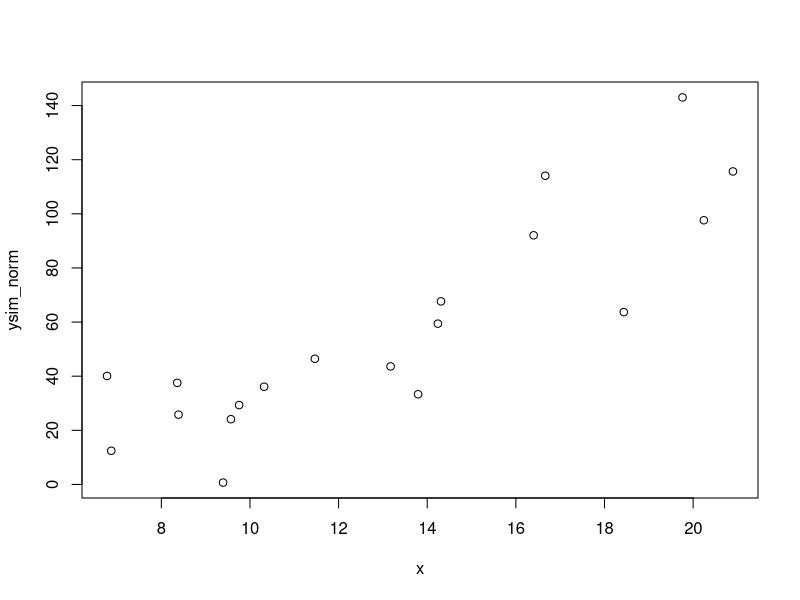
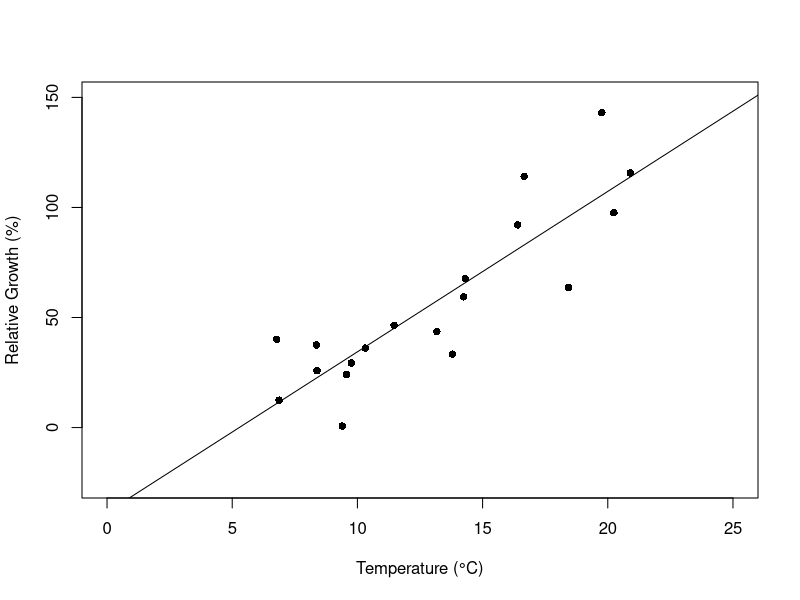
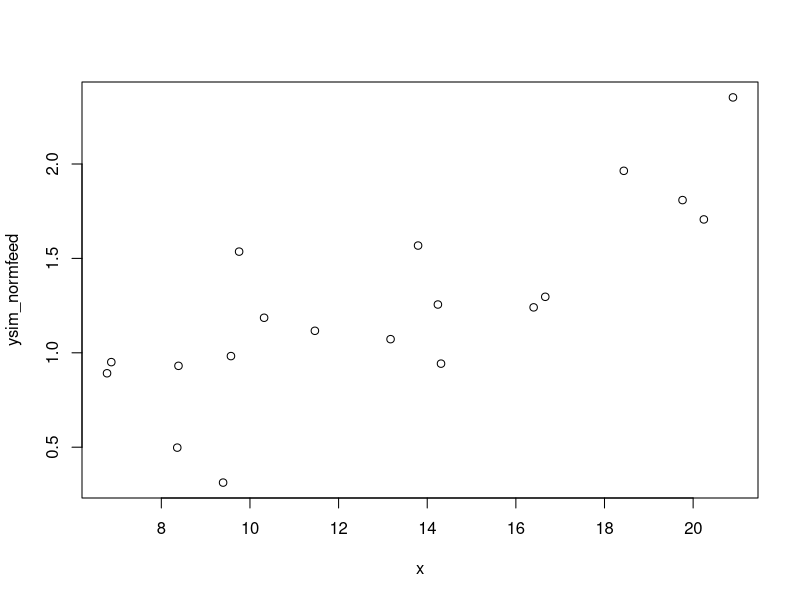
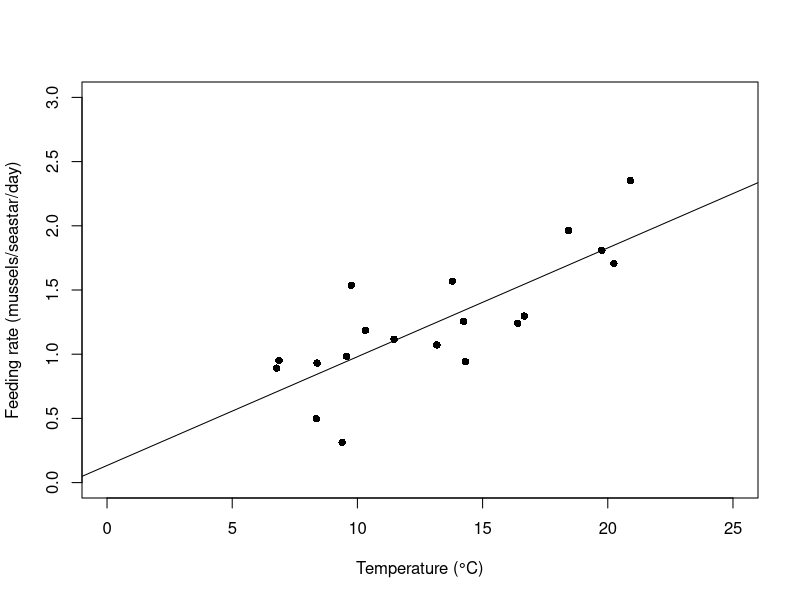
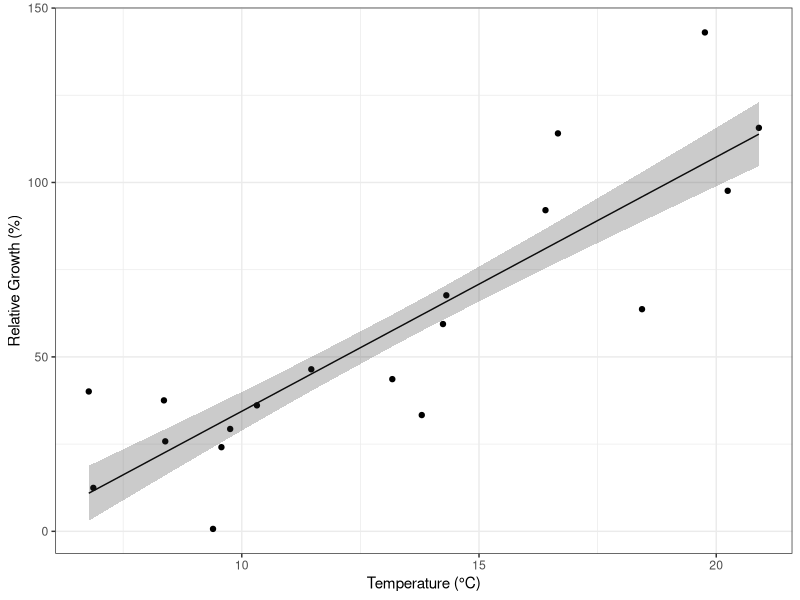
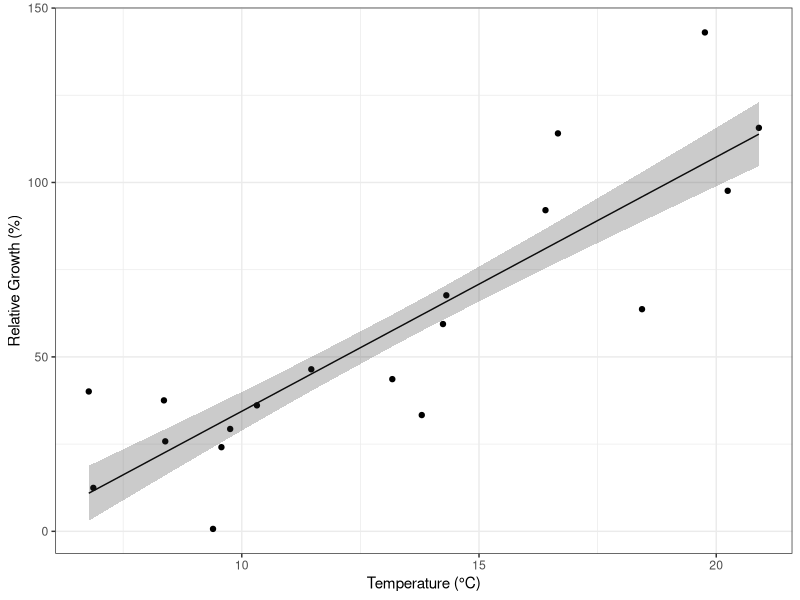

R code for these plots, in order:
# Here we are going to generate some data that reflects the growth of the sea star
#Libraries call

library(tidyverse)
library(broom)
 
# Setting the seed to get reproducible random numbers, this value is arbitrary
set.seed(5)

# Next we need to determine the number of weight(g) observations we will take (sample size, each sea star is weighed as a juvenile)
#  we will define n = 19 defined when addressing the independent variable

# We want a normal distribution for temperature within a range
# from 5.04 -21.62 degrees celcius - min and max values taken from data set

x <- runif(n = 19, min = 5.04, max = 21.62)


# defining the slope and then the intercept of the original regression
# initial regression equation taken from data gooding_harley_2009.csv

b0 <- 7.717

b1 <- -45.036

# Next we can try putting it all together and see if we get some data!
# I increased the standard deviation that is used to add noise to the data from the 1 that was given in the example to make the SE for simulated data more realistic

ytrue <- (b0 * x) + b1

ysim_norm <- ytrue + rnorm(n = 19, mean = 0, sd = 18)

#create data frame
df = data.frame(x, ysim_norm)

#visualize data with rudimentary plot  
plot(x,ysim_norm)

#create linear model
m <- lm(ysim_norm ~ x)
summary(m)

#create plot
plot(ysim_norm ~ x, data = df, xlim=c(0,25), ylim=c(-25,150), xlab= "Temperature (°C)", ylab= "Relative Growth (%)", pch=16) + 
  abline(lm(ysim_norm ~ x))

## creating a df with predicted values from model output
predicted <- augment(m, se_fit = TRUE)

growth_with_temp <- 
  ggplot(data = predicted, aes(x = x, y = ysim_norm)) + 
  geom_point() + 
  labs(x = "Temperature (°C)", y = "Relative Growth (%)") + 
  geom_line(aes(y = .fitted)) + 
  geom_ribbon(aes(y = .fitted, 
                            ymax = (.fitted + .se.fit), 
                            ymin = (.fitted - .se.fit)), alpha = 0.25) + 
  theme_bw()

ggsave("./figures/growth_with_temp.png", growth_with_temp, 
       height = 5, width = 7, units ="in")

#---------- Same analysis but with feeding rate, x remains the same as above ---

# defining the slope and then the intercept of the original regression
# initial regression equation taken from data gooding_harley_2009.csv

c0 <- 0.109

c1 <- -0.218

# Next we can try putting it all together and see if we get some data!
# I increased the standard deviation that is used to add noise to the data from the 1 that was given in the example to make the SE for simulated data more realistic

ytruefeed <- (c0 * x) + c1

ysim_normfeed <- ytruefeed + rnorm(n = 19, mean = 0, sd =0.3)

#create data frame
df = data.frame(x, ysim_norm, ysim_normfeed)

#visualize data with rudimentary plot  
plot(x,ysim_normfeed)

#create linear model
m2 <- lm(ysim_normfeed ~ x)
summary(m2)

#create plot
plot(ysim_normfeed ~ x, data = df, xlim=c(0,25), ylim=c(0,3), xlab= "Temperature (°C)", ylab= "Feeding rate (mussels/seastar/day)", pch=16) + 
  abline(lm(ysim_normfeed ~ x))

## creating a df with predicted values from model output
predicted2 <- augment(m2, se_fit = TRUE)

feeding_with_temp <- 
  ggplot(data = predicted2, aes(x = x, y = ysim_normfeed)) + 
  geom_point() + 
  labs(x = "Temperature (°C)", y = "Feeding rate (mussels/seastar/day)") + 
  geom_line(aes(y = .fitted)) + 
  geom_ribbon(aes(y = .fitted, 
                  ymax = (.fitted + .se.fit), 
                  ymin = (.fitted - .se.fit)), alpha = 0.25) + 
  theme_bw()

ggsave("./figures/feeding_with_temp.png", growth_with_temp, 
       height = 5, width = 7, units ="in")


